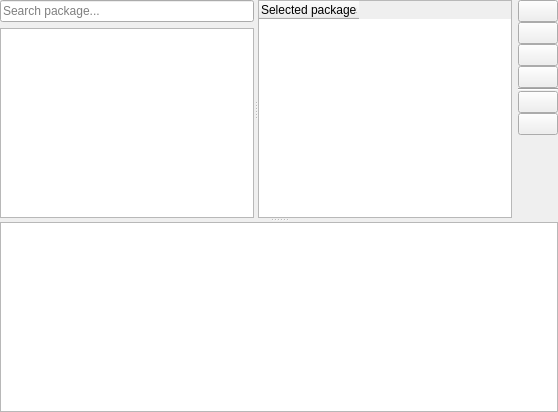
         <widget class="QWidget" name="PackagesPage">
          <layout class="QGridLayout" name="gridLayout_3">
           <property name="leftMargin">
            <number>0</number>
           </property>
           <property name="topMargin">
            <number>0</number>
           </property>
           <property name="rightMargin">
            <number>0</number>
           </property>
           <property name="bottomMargin">
            <number>0</number>
           </property>
           <property name="spacing">
            <number>0</number>
           </property>
           <item row="0" column="0">
            <widget class="QSplitter" name="splitter_2">
             <property name="orientation">
              <enum>Qt::Vertical</enum>
             </property>
             <widget class="QSplitter" name="splitter">
              <property name="orientation">
               <enum>Qt::Horizontal</enum>
              </property>
              <widget class="QWidget" name="layoutWidget">
               <layout class="QVBoxLayout" name="verticalLayout">
                <item>
                 <widget class="QLineEdit" name="PackageFilter">
                  <property name="placeholderText">
                   <string>Search package...</string>
                  </property>
                  <property name="clearButtonEnabled">
                   <bool>true</bool>
                  </property>
                 </widget>
                </item>
                <item>
                 <widget class="QTreeView" name="TopicList">
                  <property name="alternatingRowColors">
                   <bool>true</bool>
                  </property>
                  <property name="verticalScrollMode">
                   <enum>QAbstractItemView::ScrollPerPixel</enum>
                  </property>
                 </widget>
                </item>
               </layout>
              </widget>
              <widget class="QWidget" name="layoutWidget">
               <layout class="QHBoxLayout" name="horizontalLayout_10">
                <item>
                 <widget class="QTreeWidget" name="PackageList">
                  <property name="editTriggers">
                   <set>QAbstractItemView::NoEditTriggers</set>
                  </property>
                  <property name="tabKeyNavigation">
                   <bool>true</bool>
                  </property>
                  <property name="alternatingRowColors">
                   <bool>true</bool>
                  </property>
                  <property name="selectionMode">
                   <enum>QAbstractItemView::ExtendedSelection</enum>
                  </property>
                  <property name="columnCount">
                   <number>1</number>
                  </property>
                  <attribute name="headerStretchLastSection">
                   <bool>false</bool>
                  </attribute>
                  <column>
                   <property name="text">
                    <string>Selected packages - options</string>
                   </property>
                  </column>
                 </widget>
                </item>
                <item>
                 <layout class="QVBoxLayout" name="verticalLayout_6">
                  <property name="spacing">
                   <number>0</number>
                  </property>
                  <item>
                   <widget class="QPushButton" name="MoveTopButton">
                    <property name="sizePolicy">
                     <sizepolicy hsizetype="Fixed" vsizetype="Fixed">
                      <horstretch>0</horstretch>
                      <verstretch>0</verstretch>
                     </sizepolicy>
                    </property>
                    <property name="text">
                     <string/>
                    </property>
                    <property name="icon">
                     <iconset theme="GoTop"/>
                    </property>
                   </widget>
                  </item>
                  <item>
                   <widget class="QPushButton" name="MoveUpButton">
                    <property name="sizePolicy">
                     <sizepolicy hsizetype="Fixed" vsizetype="Fixed">
                      <horstretch>0</horstretch>
                      <verstretch>0</verstretch>
                     </sizepolicy>
                    </property>
                    <property name="text">
                     <string/>
                    </property>
                    <property name="icon">
                     <iconset theme="GoUp"/>
                    </property>
                   </widget>
                  </item>
                  <item>
                   <widget class="QPushButton" name="MoveDownButton">
                    <property name="sizePolicy">
                     <sizepolicy hsizetype="Fixed" vsizetype="Fixed">
                      <horstretch>0</horstretch>
                      <verstretch>0</verstretch>
                     </sizepolicy>
                    </property>
                    <property name="text">
                     <string/>
                    </property>
                    <property name="icon">
                     <iconset theme="GoDown"/>
                    </property>
                   </widget>
                  </item>
                  <item>
                   <widget class="QPushButton" name="MoveBottomButton">
                    <property name="sizePolicy">
                     <sizepolicy hsizetype="Fixed" vsizetype="Fixed">
                      <horstretch>0</horstretch>
                      <verstretch>0</verstretch>
                     </sizepolicy>
                    </property>
                    <property name="text">
                     <string/>
                    </property>
                    <property name="icon">
                     <iconset theme="GoBottom"/>
                    </property>
                   </widget>
                  </item>
                  <item>
                   <widget class="Line" name="line">
                    <property name="orientation">
                     <enum>Qt::Horizontal</enum>
                    </property>
                   </widget>
                  </item>
                  <item>
                   <widget class="QPushButton" name="DeletePackageButton">
                    <property name="sizePolicy">
                     <sizepolicy hsizetype="Fixed" vsizetype="Fixed">
                      <horstretch>0</horstretch>
                      <verstretch>0</verstretch>
                     </sizepolicy>
                    </property>
                    <property name="text">
                     <string/>
                    </property>
                    <property name="icon">
                     <iconset theme="EditDelete"/>
                    </property>
                   </widget>
                  </item>
                  <item>
                   <widget class="QPushButton" name="CleanButton">
                    <property name="sizePolicy">
                     <sizepolicy hsizetype="Fixed" vsizetype="Fixed">
                      <horstretch>0</horstretch>
                      <verstretch>0</verstretch>
                     </sizepolicy>
                    </property>
                    <property name="text">
                     <string/>
                    </property>
                    <property name="icon">
                     <iconset theme="Clean"/>
                    </property>
                   </widget>
                  </item>
                  <item>
                   <spacer name="verticalSpacer">
                    <property name="orientation">
                     <enum>Qt::Vertical</enum>
                    </property>
                    <property name="sizeHint" stdset="0">
                     <size>
                      <width>20</width>
                      <height>40</height>
                     </size>
                    </property>
                   </spacer>
                  </item>
                 </layout>
                </item>
               </layout>
              </widget>
             </widget>
             <widget class="QTextBrowser" name="PackageDescription"/>
            </widget>
           </item>
          </layout>
         </widget>
